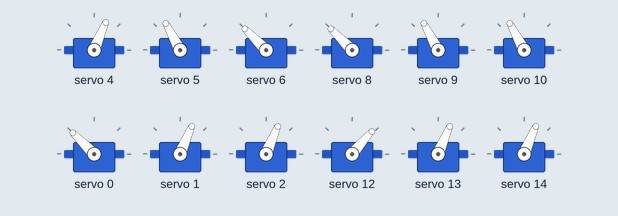
Simulated run of this sketch. Board: Arduino Uno, built with avr-gcc and run on an emulated ATmega328P. Shown: 12 × servo.

Above: at 1.1 s.
At 1.35 s:
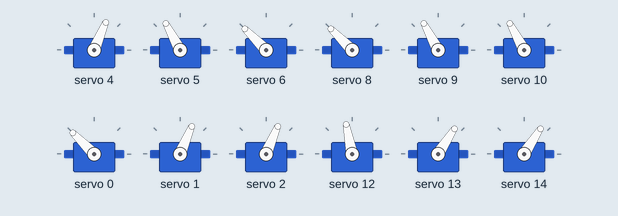
At 1.65 s:
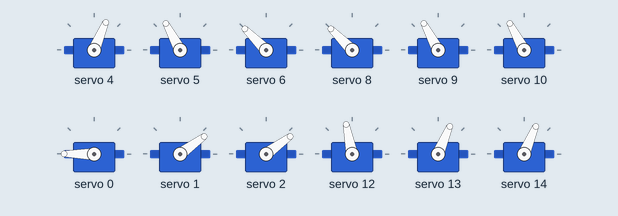
At 1.95 s:
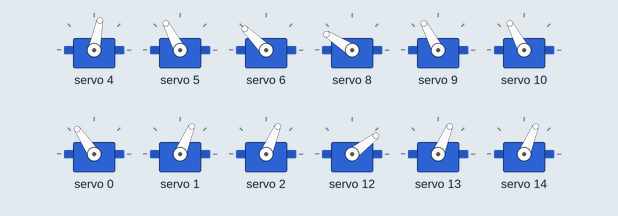
At 2.25 s:
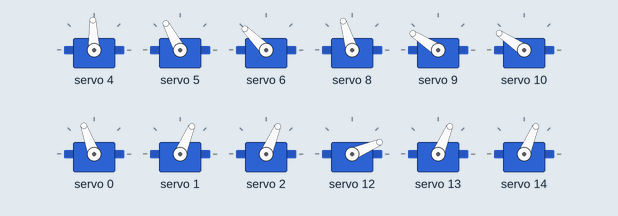
At 3.2 s:
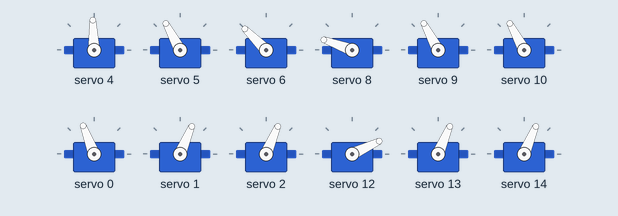
Timing chart, 0 to 6.0 s (numbered marks = the images above):
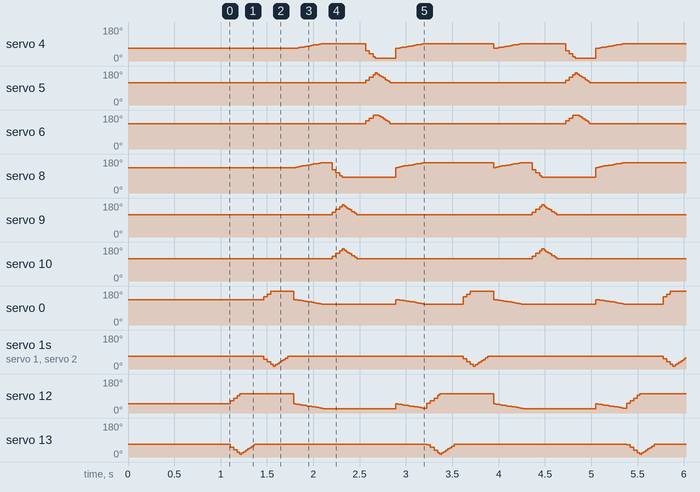

Measured:
- by itself, servo 4: moves between 15° and 92°, repeating every 2.2 s
- by itself, servo 8: moves between 84° and 161°, repeating every 2.2 s
- by itself, servo 6: repeats every 2.2 s: 163° 0.04 s, 178° 0.02 s, 180° 0.04 s, 173° 0.02 s, 167° 0.02 s, 160° 0.02 s, 153° 0.02 s, 146° 0.02 s, 139° 0.01 s, 135° 1.9 s, 149° 0.04 s
- by itself, servo 9: repeats every 2.2 s: 147° 0.04 s, 160° 0.03 s, 170° 0.02 s, 163° 0.02 s, 156° 0.02 s, 149° 0.02 s, 143° 0.02 s, 135° 0.03 s, 125° 0.02 s, 118° 1.9 s, 132° 0.04 s

The sketch:

ara_a.ino
```cpp
#include <Wire.h>
#include <Adafruit_PWMServoDriver.h>

Adafruit_PWMServoDriver servos = Adafruit_PWMServoDriver(0x40);

unsigned int pos0=172; // ancho de pulso en cuentas para pocicion 0°
unsigned int pos180=565; // ancho de pulso en cuentas para la pocicion 180°


int PelvisIzquierda1 = 4;
int PelvisIzquierda2 = 8;
int PelvisDerecha1 = 0;
int PelvisDerecha2 = 12;

int FemurIzquierda1 = 5;
int FemurIzquierda2 = 9;
int FemurDerecha1 = 1;
int FemurDerecha2 = 13;

int TibiaIzquierda1 = 6;
int TibiaIzquierda2 = 10;
int TibiaDerecha1 = 2;
int TibiaDerecha2 = 14;

//calibracion posicion inicial

//Derecha1
int  caliD_Pe1 = 140  ;
int caliD_Fe1 = 60;
int caliD_Ti1 = 60;

//Derecha2
int  caliD_Pe2 =  40;
int caliD_Fe2 = 60;
int caliD_Ti2 = 60;

//Izquierda1
int  caliI_Pe1 = 60  ;
int caliI_Fe1 = 120;
int caliI_Ti1 = 140;

//Izquierda2
int  caliI_Pe2 =  140;
int caliI_Fe2 = 120;
int caliI_Ti2 = 120;

void setup() {
  servos.begin();
  servos.setPWMFreq(60); //Frecuecia PWM de 60Hz o T=16,66ms
  inicio();
  delay(1000);


}

void setServo(uint8_t n_servo, int angulo) {
  int duty;
  duty=map(angulo,0,180,pos0, pos180);
  servos.setPWM(n_servo, 0, duty);

}

void inicio(){

    //Izquierda1  ( Pelvis - Femur - Tibia ) (subir + , disminuir - )
    setServo(PelvisIzquierda1,caliI_Pe1);
    setServo(FemurIzquierda1,caliI_Fe1);
    setServo(TibiaIzquierda1,caliI_Ti1);


    //Izquierda2
    setServo(PelvisIzquierda2,caliI_Pe2);
    setServo(FemurIzquierda2,caliI_Fe2);
    setServo(TibiaIzquierda2,caliI_Ti2);

    //Derecha1
    setServo(PelvisDerecha1,caliD_Pe1);
    setServo(FemurDerecha1,caliD_Fe1);
    setServo(TibiaDerecha1,caliD_Ti1);

    //Derecha2
    setServo(PelvisDerecha2,caliD_Pe2);
    setServo(FemurDerecha2,caliD_Fe2);
    setServo(TibiaDerecha2,caliD_Ti2);

    delay (50);

  }


void intermedio(){

    //Izquierda1  ( Pelvis - Femur - Tibia ) (subir + , disminuir - )

    for(int ang=0; ang<=30; ang++){
    setServo(PelvisIzquierda1,caliI_Pe1 + ang);
    setServo(FemurIzquierda1,caliI_Fe1);
    setServo(TibiaIzquierda1,caliI_Ti1);


    //Izquierda2
    setServo(PelvisIzquierda2,caliI_Pe2 + ang);
    setServo(FemurIzquierda2,caliI_Fe2);
    setServo(TibiaIzquierda2,caliI_Ti2);

    //Derecha1
    setServo(PelvisDerecha1,caliD_Pe1 - ang);
    setServo(FemurDerecha1,caliD_Fe1);
    setServo(TibiaDerecha1,caliD_Ti1);

    //Derecha2
    setServo(PelvisDerecha2,caliD_Pe2 - ang);
    setServo(FemurDerecha2,caliD_Fe2);
    setServo(TibiaDerecha2,caliD_Ti2);
    delay(1);
    }
delay(5);
  }

void paso1 (){

    //Derecha1

    for( int ang=0; ang<=60; ang++){
    setServo(PelvisDerecha1, caliD_Pe1 + ang);
    setServo(FemurDerecha1,caliD_Fe1 - ang);
    setServo(TibiaDerecha1, caliD_Ti1 - ang);
    } int aux = caliD_Fe1 - 60; int aux1 =  caliD_Ti1 - 60;

    for( int ang=0; ang<=60; ang++){
    setServo(TibiaDerecha1, (aux )+ ang);
    setServo(FemurDerecha1,(aux1) + ang);
    delay(1);
  }
 delay(5); //varia la velocidad del movimiento
}

void paso2 (){

    //Izquierda2
    for (int ang=0; ang<=60; ang++){
    setServo(PelvisIzquierda2,caliI_Pe2 - ang );
    setServo(FemurIzquierda2,caliI_Fe2 + ang );
    setServo(TibiaIzquierda2,caliI_Ti2 + ang);
    }int aux =  caliI_Fe2 + 60; int aux1 =  caliI_Ti2 + 60;
    for (int ang=0; ang<=60; ang++){
    setServo(FemurIzquierda2,aux - ang );
    setServo(TibiaIzquierda2,aux1 - ang);
    delay(1);
    }
   delay(5);
  }

void paso3 (){

    //Izquierda1
    for (int ang=0; ang<=60; ang++){
    setServo(PelvisIzquierda1,caliI_Pe1 - ang );
    setServo(FemurIzquierda1,caliI_Fe1 + ang );
    setServo(TibiaIzquierda1,caliI_Ti1 + ang );
    }int aux =  caliI_Fe1 + 60; int aux1 =  caliI_Ti1 + 60;
    for (int ang=0; ang<=60; ang++){
    setServo(FemurIzquierda1,aux - ang );
    setServo(TibiaIzquierda1,aux1 - ang );
     delay(1);}
    delay(5);
  }

  void paso4 (){

    //Derecha2
    for (int ang=0; ang<=60; ang++){
    setServo(PelvisDerecha2,caliD_Pe2 + ang);
    setServo(FemurDerecha2,caliD_Fe2 - ang);
    setServo(TibiaDerecha2,caliD_Ti2 - ang);
    }int aux =  caliD_Fe2 - 60; int aux1 =  caliD_Ti2 - 60;
    for (int ang=0; ang<=60; ang++){
    setServo(FemurDerecha2,aux + ang);
    setServo(TibiaDerecha2,aux1 + ang);
    delay(1);
    }
    delay(5);
  }

void loop() {


    //inicio();
    //delay(500);
    paso4();
    delay(50);
    paso1();
    delay(50);
    intermedio();
    delay(50);
    paso2();
    delay(50);
    paso3();
    delay(50);
    intermedio();
    /*delay(50);
    paso1();
    delay(250);
    intermedio();
    delay(250);
    paso2();
    delay(250);
    paso3();
    delay(250);
    intermedio();
    delay(250);
*/
}
```
